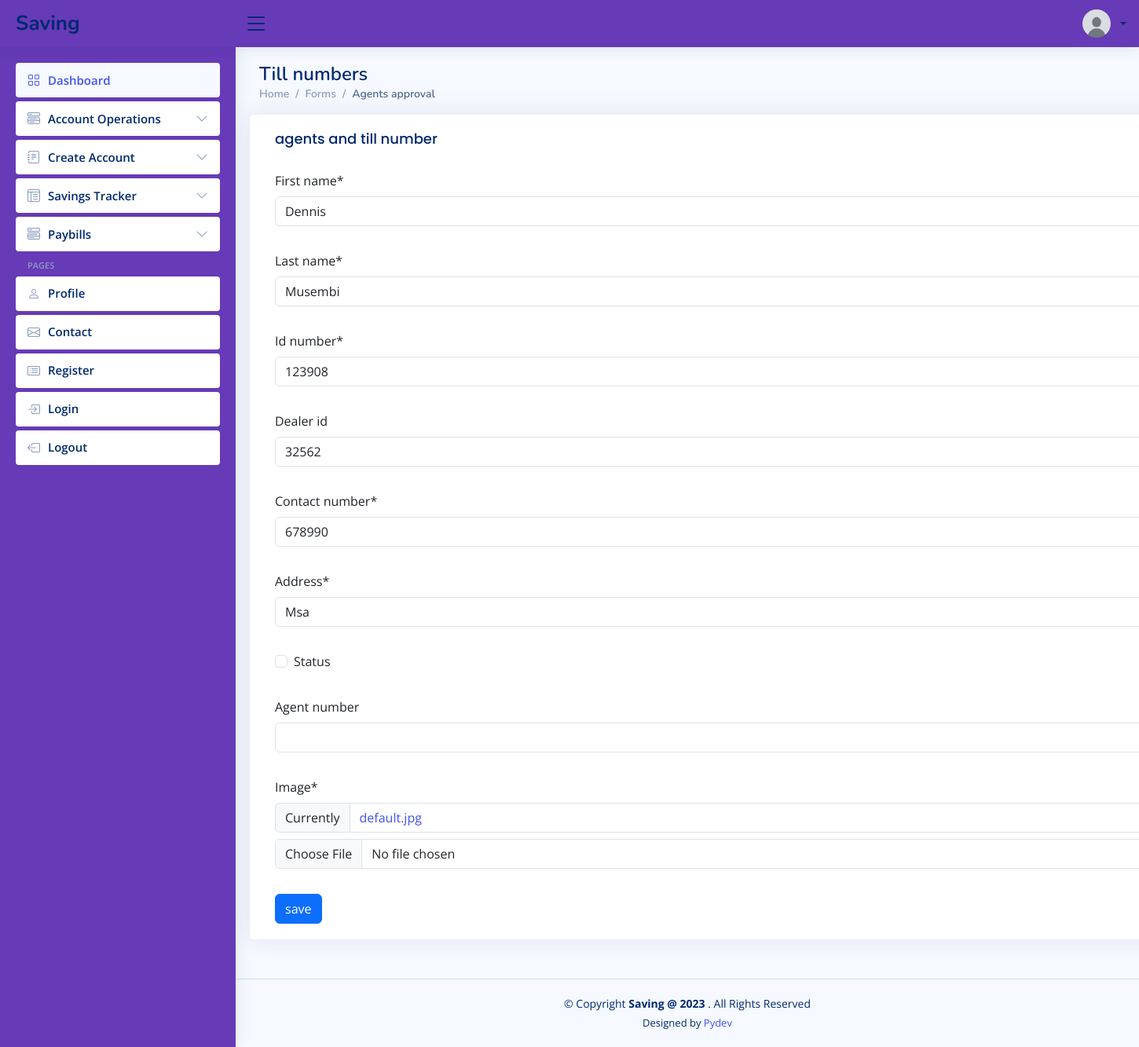
Screenshot of /operations/approve_till_number (signed in) with the database file from the repository.
### accounts/models.py (models this page shows, shortened)
class User(AbstractUser):
	is_account_staff = models.BooleanField("Is account_staff", default=False)
	is_customer = models.BooleanField("Is customer", default=False)
	is_employee = models.BooleanField("Is employee", default=False)

class Profile(models.Model):
	user             = models.OneToOneField(settings.AUTH_USER_MODEL, on_delete=models.CASCADE)
	image            = models.ImageField(default="default.jpg", upload_to="profile_pics")
	about            = models.TextField()
	company          = models.CharField(max_length=100, blank=True, null=True)
	job              = models.CharField(max_length=100, blank=True, null=True)
	country          = models.CharField(max_length=100, blank=True, null=True)
	address          = models.CharField(max_length=100, blank=True, null=True)
	phone            = models.CharField(max_length=100, blank=True, null=True)
	twitter_profile  = models.CharField(max_length=100, blank=True, null=True)
	facebook_profile = models.CharField(max_length=100, blank=True, null=True)
	instagram_profile = models.CharField(max_length=100, blank=True, null=True)
	linkedin_profile = models.CharField(max_length=100, blank=True, null=True)

### savings/models.py (models this page shows, shortened)
class Agents(models.Model):
	first_name = models.CharField(max_length=50)
	last_name = models.CharField(max_length=50)
	id_number = models.CharField(max_length=50, unique=True)
	dealer_id = models.CharField(max_length=50, blank=True, null=True)
	contact_number = models.CharField(max_length=50)
	address = models.CharField(max_length=50)
	status = models.BooleanField(default=False)
	agent_number = models.CharField(max_length=50, null=True, blank=True)
	registered_on = models.DateField(auto_now_add=True)
	image = models.ImageField(default="default.jpg", upload_to="agents_pics")

### userdata/views.py (the view)
# urls.py: path("approve_till_number", views.till_number_approval,
@permission_required("savings.change_till_number", raise_exception=True)
def till_number_approval(request):
    till_num = Agents.objects.filter(agent_number__isnull=True, status=False).first()
    all_agents = Agents.objects.filter(status=True)
    tran_date = timezone.now()
    admin = request.user
    if till_num is not None:
        if request.method == "POST":
            till_form = EditAgentsForm(request.POST, instance=till_num)
            if till_form.is_valid():
                agent = till_form.save(commit=False)
                till_number, agent_number = create_agent_number()
                agent.agent_number = agent_number
                TillNumber.objects.create(number=till_number, agent=till_num)
                agent.save()
                data = f"{tran_date}: {admin} updated {till_num.first_name} details\n"
                write_to_bus_file(data)
            messages.success(request, f"Successfully saved.")
            return redirect("userdata:till_number_approval")
        else:
            till_form = EditAgentsForm(instance=till_num)
        context = {
                "till_form": till_form,
                }
        return render(request, "userdata/till_number_approval.html", context)
    else:
        context = {
                "all_agents": all_agents,
                }
        return render(request, "userdata/till_number_approval.html", context)

### userdata/forms.py
class EditAgentsForm(forms.ModelForm):
    class Meta:
        model = Agents
        fields = ["first_name", "last_name", "id_number", "dealer_id",
                "contact_number", "address", "status", "agent_number",
                "image"
                ]

### savings/classes.py (called while the page is built)
def get_transaction_history(user):
	accounts = user.account_set.all()#Account.objects.filter(user=user)
	transactions = Statements.objects.filter(account_number__in=accounts).order_by("-transaction_date")
	return transactions

def get_account_details(user):
	details = Account.objects.filter(user=user)
	return details

def get_calender():
	current_date = datetime.now()
	current_year = current_date.year
	month = current_date.month
	day = current_date.day
	month_name = calendar.month_name[month]
	cal = calendar.monthcalendar(current_year, month)
	return month_name, current_year, cal, day

### templates/userdata/till_number_approval.html (shortened to what this page needs)
{% extends "savings/forms_layout.html" %}
{% load static %}
{% block approve_agents %}
<div class="pagetitle">
  <h1>Till numbers</h1>
  <nav>
    <ol class="breadcrumb">
      <li class="breadcrumb-item"><a href="{% url 'staff_home' %}">Home</a></li>
      <li class="breadcrumb-item">Forms</li>
      <li class="breadcrumb-item active">Agents approval</li>
    </ol>
  </nav>
</div>
<section class="section">
  <div class="row">
    <div class="card">
      <div class="card-body">
        <h5 class="card-title">agents and till number </h5>
        {% if till_form %}
        <form
        action="{% url 'userdata:till_number_approval' %}"
        class="row g-3 needs-validation"
        enctype="multipart/form-data"
        method="POST"
        >
          {% csrf_token %} {{till_form|crispy}}
          <br>
          <div class="col-12">
            <button class="btn btn-primary" type="submit">save</button>
          </div>
        </form>
        {% else %}
        {% for agent in all_agents %}
        <h4>{{agent.first_name }}</h4>
        {% endfor %}
        {% endif %}
      </div>
    </div>
  </div>
</section>
{% endblock %}

### templates/savings/forms_layout.html (shortened to what this page needs)
{% load static %}
<!DOCTYPE html>
<html lang="en">
  <head>
    <link
      href="{% static 'assets/vendor/bootstrap/css/bootstrap.min.css' %}"
      rel="stylesheet"
    />
    <link
      href="{% static 'assets/vendor/bootstrap-icons/bootstrap-icons.css' %}"
      rel="stylesheet"
    />
    <link
      href="{% static 'assets/vendor/boxicons/css/boxicons.min.css' %}"
      rel="stylesheet"
    />
    <link
      href="{% static 'assets/vendor/quill/quill.snow.css' %}"
      rel="stylesheet"
    />
    <link
      href="{% static 'assets/vendor/quill/quill.bubble.css' %}"
      rel="stylesheet"
    />
    <link
      href="{% static 'assets/vendor/remixicon/remixicon.css' %}"
      rel="stylesheet"
    />
    <link
      href="{% static 'assets/vendor/simple-datatables/style.css' %}"
      rel="stylesheet"
    />
    <link href="{% static 'assets/css/style.css' %}" rel="stylesheet" />
    <link href="{% static 'assets/css/more.css' %}" rel="stylesheet" />
  </head>
  <body>
    <header id="header" class="header fixed-top d-flex align-items-center">
      <div class="d-flex align-items-center justify-content-between">
        <a href="{% url 'savings' %}" class="logo d-flex align-items-center">
          <span class="d-none d-lg-block">Saving</span>
        </a>
        <i class="bi bi-list toggle-sidebar-btn"></i>
      </div>
      <nav class="header-nav ms-auto">
        <ul class="d-flex align-items-center">
          <li class="nav-item dropdown pe-3">
            <a
              class="nav-link nav-profile d-flex align-items-center pe-0"
              href="#"
              data-bs-toggle="dropdown"
            >
              <img
                src="{{user.profile.image.url}}"
                alt="Profile"
                class="rounded-circle"
              />
              <span class="d-none d-md-block dropdown-toggle ps-2"
                >{{user.first_name|slice:"0:1"}} {{user.last_name}}</span
              > </a
            >
          </li>
        </ul>
      </nav>
    </header>
    <aside id="sidebar" class="sidebar">
      <ul class="sidebar-nav" id="sidebar-nav">
        <li class="nav-item">
          <a class="nav-link" href="{% url 'savings' %}">
            <i class="bi bi-grid"></i>
            <span>Dashboard</span>
          </a>
        </li>
        <li class="nav-item">
          <a
            class="nav-link collapsed"
            data-bs-target="#components-nav"
            data-bs-toggle="collapse"
            href="#"
          >
            <i class="bi bi-menu-button-wide"></i><span>Account Operations</span
            ><i class="bi bi-chevron-down ms-auto"></i>
          </a>
        </li>
        <li class="nav-item">
          <a
            class="nav-link collapsed"
            data-bs-target="#forms-nav"
            data-bs-toggle="collapse"
            href="#"
          >
            <i class="bi bi-journal-text"></i><span>Create Account</span
            ><i class="bi bi-chevron-down ms-auto"></i>
          </a>
        </li>
        <li class="nav-item">
          <a
            class="nav-link collapsed"
            data-bs-target="#tables-nav"
            data-bs-toggle="collapse"
            href="#"
          >
            <i class="bi bi-layout-text-window-reverse"></i><span>Savings Tracker</span>
            <i class="bi bi-chevron-down ms-auto"></i>
          </a>
        </li>
        <li class="nav-item">
          <a class="nav-link collapsed"
          data-bs-target="#charts-nav"
          data-bs-toggle="collapse"
          href="#">
            <i class="bi bi-menu-button-wide"></i><span>Paybills</span>
            <i class="bi bi-chevron-down ms-auto"></i>
          </a>
        </li>
        <li class="nav-heading">Pages</li>
        <li class="nav-item">
          <a class="nav-link collapsed" href="{% url 'userprofile' %}">
            <i class="bi bi-person"></i>
            <span>Profile</span>
          </a>
        </li>
        <li class="nav-item">
          <a class="nav-link collapsed" href="{% url 'contact_us' %}">
            <i class="bi bi-envelope"></i>
            <span>Contact</span>
          </a>
        </li>
        <li class="nav-item">
          <a class="nav-link collapsed" href="{% url 'register' %}">
            <i class="bi bi-card-list"></i>
            <span>Register</span>
          </a>
        </li>
        <li class="nav-item">
          <a class="nav-link collapsed" href="{% url 'login' %}">
            <i class="bi bi-box-arrow-in-right"></i>
            <span>Login</span>
          </a>
        </li>
        <li class="nav-item">
          <a class="nav-link collapsed" href="{% url 'logout' %}">
            <i class="bi bi-box-arrow-left"></i>
            <span>Logout</span>
          </a>
        </li>
      </ul>
    </aside>
    <main id="main" class="main container">
      {% block approve_agents %}
      {% endblock %}
    </main>
    <footer id="footer" class="footer">
      <div class="copyright">
        &copy; Copyright <strong><span>Saving @ 2023 </span></strong>. All
        Rights Reserved
      </div>
      <div class="credits">Designed by <a href="">Pydev</a></div>
    </footer>
  </body>
</html>

### static/assets/css/style.css (style rules this page uses)
:root { scroll-behavior: smooth; }
body { font-family: "Open Sans", sans-serif; background: #f6f9ff; color: #444444; }
a { color: #4154f1; text-decoration: none; }
h1, h2, h3, h4, h5, h6 { font-family: "Nunito", sans-serif; }
#main { margin-top: 60px; padding: 20px 30px; transition: all 0.3s; }
.pagetitle { margin-bottom: 10px; }
.pagetitle h1 { font-size: 24px; margin-bottom: 0; font-weight: 600; color: #012970; }
.card { margin-bottom: 30px; border: none; border-radius: 5px; box-shadow: 0px 0 30px rgba(1, 41, 112, 0.1); }
.card-title { padding: 20px 0 15px 0; font-size: 18px; font-weight: 500; color: #012970; font-family: "Poppins", sans-serif; }
.card-body { padding: 0 20px 20px 20px; }
.breadcrumb { font-size: 14px; font-family: "Nunito", sans-serif; color: #899bbd; font-weight: 600; }
.breadcrumb a { color: #899bbd; transition: 0.3s; }
.breadcrumb .breadcrumb-item::before { color: #899bbd; }
.breadcrumb .active { color: #51678f; font-weight: 600; }
.logo { line-height: 1; }
@media (min-width: 1200px) { .logo { width: 280px; } }
.logo span { font-size: 26px; font-weight: 700; color: #012970; font-family: "Nunito", sans-serif; }
.header { transition: all 0.5s; z-index: 997; height: 60px; box-shadow: 0px 2px 20px rgba(1, 41, 112, 0.1); background-color: #673AB7; padding-left: 20px; }
.header .toggle-sidebar-btn { font-size: 32px; padding-left: 10px; cursor: pointer; color: #012970; }
.header-nav ul { list-style: none; }
.header-nav>ul { margin: 0; padding: 0; }
.header-nav .nav-profile { color: #012970; }
.header-nav .nav-profile img { max-height: 36px; }
.header-nav .nav-profile span { font-size: 14px; font-weight: 600; }
.sidebar { position: fixed; top: 60px; left: 0; bottom: 0; width: 300px; z-index: 996; transition: all 0.3s; padding: 20px; overflow-y: auto; scrollbar-width: thin; scrollbar-color: #aab7cf transparent; box-shadow: 0px 0px 20px rgba(1, 41, 112, 0.1); background-color: #673AB7; }
@media (min-width: 1200px) { #main, #footer { margin-left: 300px; } }
.sidebar-nav { padding: 0; margin: 0; list-style: none; }
.sidebar-nav li { padding: 0; margin: 0; list-style: none; }
.sidebar-nav .nav-item { margin-bottom: 5px; }
.sidebar-nav .nav-heading { font-size: 11px; text-transform: uppercase; color: #899bbd; font-weight: 600; margin: 10px 0 5px 15px; }
.sidebar-nav .nav-link { display: flex; align-items: center; font-size: 15px; font-weight: 600; color: #4154f1; transition: 0.3; background: #f6f9ff; padding: 10px 15px; border-radius: 4px; }
.sidebar-nav .nav-link i { font-size: 16px; margin-right: 10px; color: #4154f1; }
.sidebar-nav .nav-link.collapsed { color: #012970; background: #fff; }
.sidebar-nav .nav-link.collapsed i { color: #899bbd; }
.sidebar-nav .nav-link .bi-chevron-down { margin-right: 0; transition: transform 0.2s ease-in-out; }
.footer { padding: 20px 0; font-size: 14px; transition: all 0.3s; border-top: 1px solid #cddfff; }
.footer .copyright { text-align: center; color: #012970; }
.footer .credits { padding-top: 5px; text-align: center; font-size: 13px; color: #012970; }

### static/assets/css/more.css (style rules this page uses)
*, *:before, *:after { box-sizing: border-box; }
html { height: 100%; }

### rows the page displays
User: profile.image (placeholder picture)
Agents: first_name "Dennis", last_name "Musembi", id_number "123908", dealer_id "32562", contact_number "678990", address "Msa"
